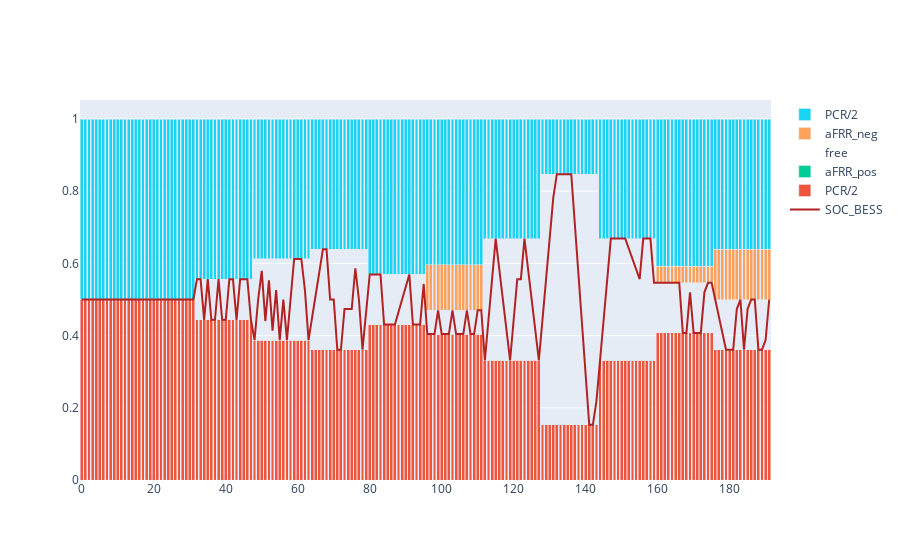

The cell this chart's notebook holds for it:
### Code cell
# Operation plot
capacity_results = results[['aFRR_pos','aFRR_neg','PCR']].copy().ffill()

fig = go.Figure()

fig.add_trace(go.Scatter(
    x=list(capacity_results.index),
    y=results['SOC_BESS'].ffill(),
    mode='lines',
    name='SOC_BESS',
    line=dict(color='firebrick', width=2)
))

# Add the first dataset
fig.add_trace(go.Bar(
    x=list(capacity_results.index),
    y=capacity_results['PCR']/2,
    name='PCR/2'
))

# Add the first dataset
fig.add_trace(go.Bar(
    x=list(capacity_results.index),
    y=capacity_results['aFRR_pos'],
    name='aFRR_pos'
))

# Add the second dataset with transparency
fig.add_trace(go.Bar(
    x=list(capacity_results.index),
    y=1-capacity_results['aFRR_neg']-capacity_results['PCR'] - capacity_results['aFRR_pos'],
    name='free',
    opacity=0
))

# Add the first dataset
fig.add_trace(go.Bar(
    x=list(capacity_results.index),
    y=capacity_results['aFRR_neg'],
    name='aFRR_neg'
))

# Add the first dataset
fig.add_trace(go.Bar(
    x=list(capacity_results.index),
    y=capacity_results['PCR']/2,
    name='PCR/2'
))


# Update layout for stacked bars
fig.update_layout(barmode='stack')

print(results['SOC_BESS'])
# Show the figure
fig.show()

### Figure 1 — Plotly figure (JSON) as saved in the notebook; plotly's stock layout.template omitted (floating-point values rounded to 4 significant figures; data arrays with more than 128 entries replaced by an {"elided": "..."} marker saying what was removed)
{"data": [{"line": {"color": "firebrick", "width": 2}, "mode": "lines", "name": "SOC_BESS", "type": "scatter", "x": {"elided": "192 int values"}, "y": {"elided": "192 float values"}}, {"name": "PCR/2", "type": "bar", "x": {"elided": "192 int values"}, "y": {"elided": "192 float values"}}, {"name": "aFRR_pos", "type": "bar", "x": {"elided": "192 int values"}, "y": {"elided": "192 int values"}}, {"name": "free", "opacity": 0, "type": "bar", "x": {"elided": "192 int values"}, "y": {"elided": "192 float values"}}, {"name": "aFRR_neg", "type": "bar", "x": {"elided": "192 int values"}, "y": {"elided": "192 float values"}}, {"name": "PCR/2", "type": "bar", "x": {"elided": "192 int values"}, "y": {"elided": "192 float values"}}], "layout": {"barmode": "stack"}}
